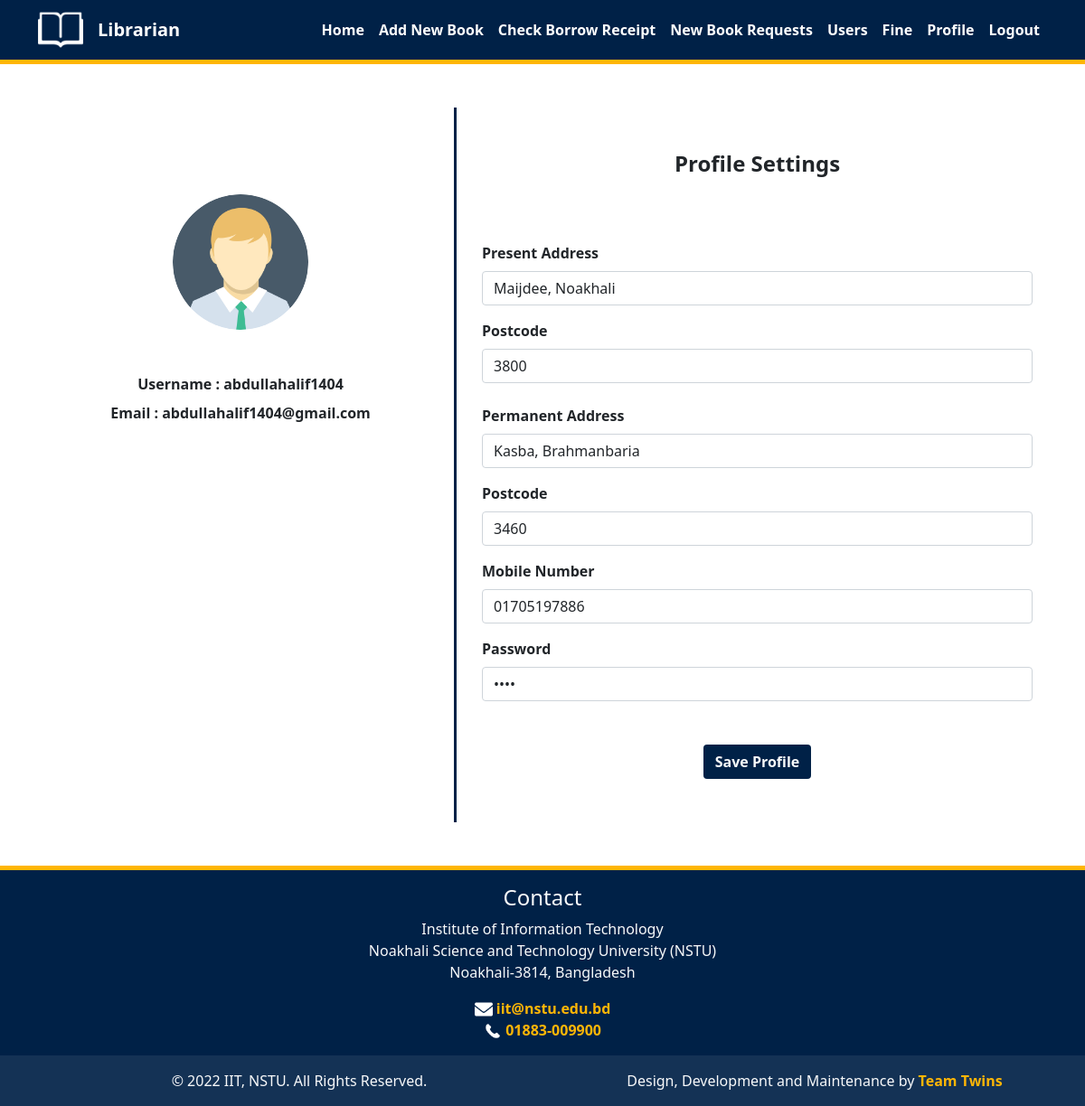
Page /librarianProfile.php (signed in) on the committed database.
### tables this page shows
CREATE TABLE `librarian` (
  `librarian_id` char(15) NOT NULL,
  `name` char(20) NOT NULL,
  `present_address` varchar(50) NOT NULL,
  `pr_post_code` char(4) NOT NULL,
  `permanent_address` varchar(50) NOT NULL,
  `pa_post_code` char(4) NOT NULL,
  `mobile_number` char(11) NOT NULL,
  `email_address` varchar(30) NOT NULL,
  `username` char(20) NOT NULL,
  `password` varchar(30) NOT NULL
);

### librarianProfile.php (the view, shortened to what this page needs)
<?php
    require_once('inc/header.php');
?>
<body>
    <?php
        require_once('inc/librarianNavbar.php');
    ?>
    <?php
        $librarianID = $_SESSION['librarian_id'];
        global $conn;
        $sql = "SELECT * FROM `librarian` where librarian_id = '{$librarianID}'";
        $result = $conn->query($sql);
        $row = $result->fetch_assoc();
    ?>
        <?php
        echo "<div class='container mt-5 mb-5'>
                            <div class='row justify-content-center'>
                                <div class='col-md-5 border-right'>
                                    <div class='d-flex flex-column align-items-center text-center p-3 py-5'>
                                        <img class='rounded-circle mt-5' width='150px' src='res/profile.png'>
                                        <span class='form-label mt-5'>Username : {$row['username']}</span>
                                        <span class='form-label'>Email : {$row['email_address']}</span>
                                    </div>
                                </div>
                                <div class='col-md-7'>
                                    <div class='p-3 py-5'>
                                        <div class='d-flex justify-content-center mb-5'>
                                            <h4 class='form-label'>Profile Settings</h4>
                                        </div>
                                        <form action='librarianProfile.php' method='POST'>
                                            <div class='row mt-2'>
                                                <div class='col-md-12 mt-3'>
                                                    <label class='form-label'>Present Address</label>
                                                    <input type='text' class='form-control' name='present_address' value='{$row['present_address']}' required>
                                                </div>
                                                <div class='col-md-12 mt-3'>
                                                    <label class='form-label'>Postcode</label>
                                                    <input type='number' class='form-control' name='present_address_post_code' value='{$row['pr_post_code']}' required>
                                                </div>
                                            </div>
                                            <div class='row mt-2'>
                                                <div class='col-md-12 mt-3'>
                                                    <label class='form-label'>Permanent Address</label>
                                                    <input type='text' class='form-control' name='permanent_address' value='{$row['permanent_address']}' required>
                                                </div>
                                                <div class='col-md-12 mt-3'>
                                                    <label class='form-label'>Postcode</label>
                                                    <input type='number' class='form-control' name='permanent_address_post_code' value='{$row['pa_post_code']}' required>
                                                </div>
                                            </div>
                                            <div class='row'>
                                                <div class='col-md-12 mt-3'>
                                                    <label class='form-label'>Mobile Number</label>
                                                    <input type='text' class='form-control' name='phone' value='{$row['mobile_number']}' required>
                                                </div>
                                            </div>
                                            <div class='row'>
                                                <div class='col-md-12 mt-3'>
                                                    <label class='form-label'>Password</label>
                                                    <input type='password' class='form-control' name='password' value='{$row['password']}' required>
                                                </div>
                                            </div>
                                            <div class='mt-5 text-center'>
                                                <button class='btn bg-dark-blue text-light fw-bold' type='submit'>Save Profile</button>
                                            </div>
                                        </form>
                                    </div>
                                </div>
                            </div>
                        </div>";
        ?>
    </body>
<?php
    require_once('inc/footer.php');
?>

### css/style.css (style rules this page uses)
.bg-dark-blue { background-color: #002147; }
.text-light { color: #ffffff; }
body { display: flex; flex-direction: column; height: 100vh; }
.form-label { font-weight: bold; }
.border-right { border-right: 3px solid #002147; }

### rows in the picture
librarian: username "abdullahalif1404", email_address "abdullahalif1404@gmail.com", present_address "Maijdee, Noakhali", present_address_post_code "3800", permanent_address "Kasba, Brahmanbaria", permanent_address_post_code "3460", phone "01705197886"
